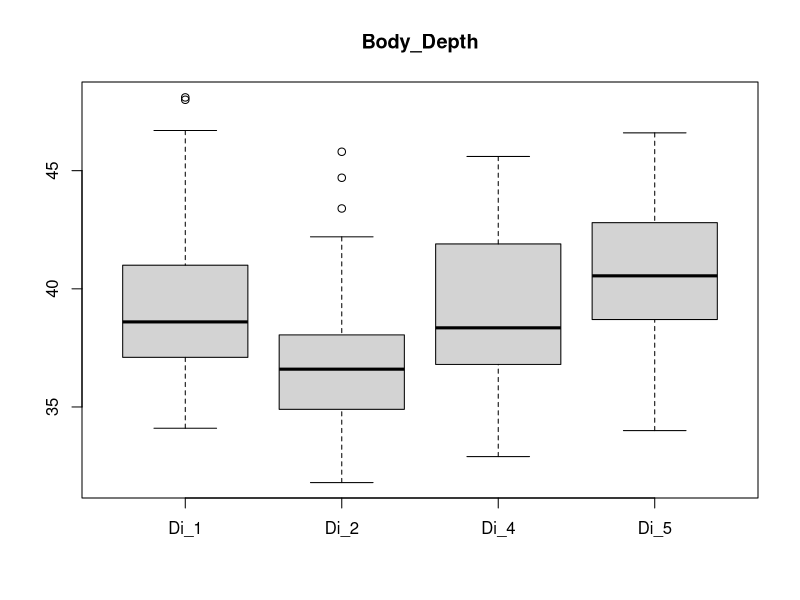

Source code (R):
Di_1 <- c(46.7,38.9,39.8,43.3,37.5,42.2,37.9,40.6,40.6,36.8,38.4,35.2,36.7,40.8,35.4,41.0,39.6,38.3,45.8,36.3,37.9,44.3,39.4,37.9,38.8,36.4,48.0,37.1,37.4,40.2,43.7,37.2,36.4,40.44,37.7,37.1,34.1,43.0,36.7,36.0,34.9,44.8,46.0,37.6,48.1,43.3,37.3,39.5,35.4,39.7)
Di_2 <- c(34.8,31.8,38.9,35.5,34.9,36.4,43.4,36.4,35.9,36.1,33.6,35.4,37.6,34.9,37.1,45.8,36.9,40.2,38.7,37.0,38.0,32.5,35.0,36.4,35.5,36.7,42.2,33.2,40.4,32.8,38.8,33.7,34.9,37.6,33.6,37.2,38.11,38.1,34.8,36.6,36.6,36.3,37.8,37.6,32.6,35.0,38.0,33.8,40.2,44.7,39.0)
Di_4 <- c(36.8,41.6,35.0,42.1,42.8,45.4,38.9,40.0,38.0,42.7,38.0,40.0,38.6,37.2,34.2,32.9,35.8,37.8,39.8,38.0,38.2,45.6,39.5,40.9,38.1,42.8,37.1,38.4,35.1,38.3,42.6,36.5,41.3,41.9,42.5,36.8,38.4,34.4,36.2,35.4,40.7,38.3,43.8,36.3,42.8,41.4,37.0,36.7,36.6,43.8,42.8,35.8,43.7,38.3)
Di_5 <- c(43.4,39.0,41.1,37.4,44.0,39.3,43.8,42.8,42.8,38.4,39.5,42.3,46.6,36.8,41.6,34.0,41.1,35.1,40.0,39.4)
svg(filename = 'morpho_data/boxplotBody_Depth.svg')
boxplot(Di_1, Di_2, Di_4, Di_5, names = c('Di_1', 'Di_2', 'Di_4', 'Di_5'), main = 'Body_Depth')
dev.off()
